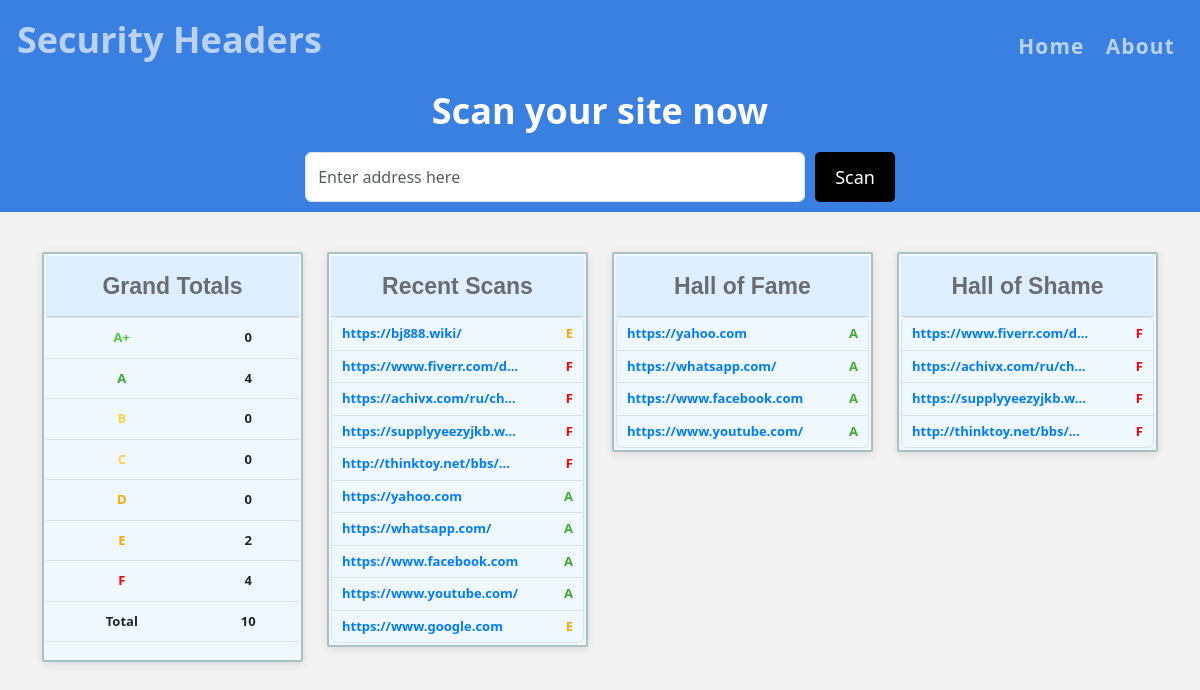
The page / on the database its author committed.
### scanner/models.py (models this page shows, shortened)
class ScanResult(models.Model):
    url = models.URLField(max_length=200)
    ip_address = models.CharField(max_length=50, null=True, blank=True)
    grade = models.CharField(max_length=2)
    headers = models.TextField()
    scan_time = models.DateTimeField(default=timezone.now)

### scanner/views.py (the view, shortened to what this page needs)
# urls.py: path('', views.scan_site, name='scan_site'),
def scan_site(request):
    grand_totals = {
        'A+': ScanResult.objects.filter(grade='A+').count(),
        'A': ScanResult.objects.filter(grade='A').count(),
        'B': ScanResult.objects.filter(grade='B').count(),
        'C': ScanResult.objects.filter(grade='C').count(),
        'D': ScanResult.objects.filter(grade='D').count(),
        'E': ScanResult.objects.filter(grade='E').count(),
        'F': ScanResult.objects.filter(grade='F').count(),
    }
    total_scans = sum(grand_totals.values())
    grand_totals['Total'] = total_scans
    recent_scans = ScanResult.objects.all().order_by('-scan_time')[:10]
    hall_of_fame = ScanResult.objects.filter(grade__in=['A+', 'A']).order_by('-scan_time')[:10]
    hall_of_shame = ScanResult.objects.filter(grade='F').order_by('-scan_time')[:10]
    context = {
        'grand_totals': grand_totals,
        'recent_scans': recent_scans,
        'hall_of_fame': hall_of_fame,
        'hall_of_shame': hall_of_shame
    }
    return render(request, 'index.html', context)

### scanner/templates/index.html
{% extends "base.html" %}
{% block content %}
    <div class="container">
        <div class="row row-cols-1 row-cols-md-2 row-cols-lg-4 g-4 mt-3">
            <div class="col">
                <div class="card-container">
                    <div class="card-header">Grand Totals</div>
                    <div class="card-body">
                        <table class="table table-bordered totals-table">
                            <tbody>
                                {% for grade, count in grand_totals.items %}
                                <tr>
                                    <td><span class="
                                        {% if grade == 'A+' %}
                                            grade-a-plus
                                        {% elif grade == 'A' %}
                                            grade-a
                                        {% elif grade == 'B' %}
                                            grade-b
                                        {% elif grade == 'C' %}
                                            grade-c
                                        {% elif grade == 'D' %}
                                            grade-d
                                        {% elif grade == 'E' %}
                                            grade-e
                                        {% elif grade == 'F' %}
                                            grade-f
                                        {% endif %}
                                    ">{{ grade }}
                                </span></td>
                                    <td>{{ count }}</td>
                                </tr>
                                {% endfor %}
                            </tbody>
                        </table>
                    </div>
                </div>
            </div>
            <div class="col">
                <div class="card-container">
                    <div class="card-header">Recent Scans</div>
                    <div class="card-body">
                        <ul class="list-group">
                            {% for scan in recent_scans %}
                            <li class="list-group-item">
                                <a href="{{ scan.url }}">{{ scan.url|truncatechars:25 }}</a>
                                <span class="
                                        {% if scan.grade == 'A+' %}
                                            grade-a-plus
                                        {% elif scan.grade == 'A' %}
                                            grade-a
                                        {% elif scan.grade == 'B' %}
                                            grade-b
                                        {% elif scan.grade == 'C' %}
                                            grade-c
                                        {% elif scan.grade == 'D' %}
                                            grade-d
                                        {% elif scan.grade == 'E' %}
                                            grade-e
                                        {% elif scan.grade == 'F' %}
                                            grade-f
                                        {% endif %}
                                    ">{{ scan.grade }}</span>
                            </li>
                            {% endfor %}
                        </ul>
                    </div>
                </div>
            </div>
            <div class="col">
                <div class="card-container">
                    <div class="card-header">Hall of Fame</div>
                    <div class="card-body">
                        <ul class="list-group">
                            {% for scan in hall_of_fame %}
                            <li class="list-group-item">
                                <a href="{{ scan.url }}">{{ scan.url|truncatechars:25 }}</a>
                                <span class="
                                {% if scan.grade == 'A+' %}
                                    grade-a-plus
                                {% elif scan.grade == 'A' %}
                                    grade-a
                                {% endif %}">{{ scan.grade }}</span>
                            </li>
                            {% endfor %}
                        </ul>
                    </div>
                </div>
            </div>
            <div class="col">
                <div class="card-container">
                    <div class="card-header">Hall of Shame</div>
                    <div class="card-body">
                        <ul class="list-group">
                            {% for scan in hall_of_shame %}
                            <li class="list-group-item">
                                <a href="{{ scan.url }}">{{ scan.url|truncatechars:25 }}</a>
                                <span style="color: red;">{{ scan.grade }}</span>
                            </li>
                            {% endfor %}
                        </ul>
                    </div>
                </div>
            </div>
        </div>
    </div>
    {% endblock content %}

### scanner/templates/base.html (shortened to what this page needs)
<!DOCTYPE html>
<html lang="en">
<head>
    <link href="https://cdn.jsdelivr.net/npm/bootstrap@5.3.0/dist/css/bootstrap.min.css" rel="stylesheet">
</head>
<body>
    <div class="main-container" >
       <nav class="navbar navbar-expand-lg navbar-light">
        <div class="container-fluid">
            <h1><a class="navbar-brand" href="/" style ="color:rgba(255, 255, 255, .65);font-size: 36px;font-weight: bold;margin-bottom: 20px;margin-left:5px;padding-top:1px;">Security Headers</a></h1>
            <div class="collapse navbar-collapse" id="navbarNav">
                <ul class="navbar-nav ms-auto">
                    <li class="nav-item">
                        <a class="nav-link" href="/">Home</a>
                    </li>
                    <li class="nav-item">
                        <a class="nav-link" href="/about/">About</a>
                    </li>
                </ul>
            </div>
        </div>
    </nav>
        <h1>Scan your site now</h1>
        <form method="POST" action="" class="d-inline-flex justify-content-center">
            <input type="url" name="website_url" class="form-control" placeholder="Enter address here" required>
            <button type="submit" class="scan-btn">Scan</button>
        </form>
    </div>
    {% block content %}
    {% endblock content %}
</body>
</html>

### scanner/templates/base.html (style rules this page uses)
body { background-color: #f2f2f2; }
.main-container { background-color: #3a80e0; padding: 10px 0; text-align: center; color: white; }
h1 { color: white; font-size: 36px; font-weight: bold; margin-bottom: 20px; }
.form-control { width: 500px; height: 50px; font-size: 16px; }
.scan-btn { background-color: black; color: white; height: 50px; font-size: 18px; padding: 10px 20px; border: none; margin-left: 10px; border-radius: 5px; transition: background-color 0.3s ease; }
.card-container { border: 2px solid #a8c0c1; background: #f0f8ff; text-align: center; padding: 2px; border-radius: 2px; box-shadow: 0 2px 10px rgba(0, 0, 0, 0.1); }
.card-header { text-align: center; font: 700 23px / 28px Arial, Helvetica, sans-serif; color: #696c71; padding: 16px; background: #def; border-bottom: 1px solid #c6d2d4; }
.card-body { font-size: 13px; font-weight: 700; }
.totals-table th, .totals-table td { border: none; background: #f0f8ff; text-align: center; padding: 10px 10px; }
.list-group-item { background: #f0f8ff; display: flex; justify-content: space-between; font-size: 13px; font-weight: 700; padding: 6px 10px; }
.list-group-item a { color: #007bff; text-decoration: none; }
.grade-a-plus { color: #4ec83d; }
.grade-a { color: #41a832; }
.grade-b,.grade-c { color: #ffd242; }
.grade-d,.grade-e { color: orange; }
.grade-f { color: red; }
.nav-link { display: block; padding-top: 1px; margin-right: 5px; letter-spacing: .06em; text-decoration: none; font-weight: 600; font-size: 1.3em; outline: 0; color: #dadbde; color: rgba(255, 255, 255, .65); -moz-transition: color .25s ease-in-out; -webkit-transition: color .25s ease-in-out; -o-transition: color .25s ease-in-out; -ms-transition: color .25s ease-in-out; transition: color .25s ease-in-out; }

### rows shown on the page
ScanResult: url "https://bj888.wiki/", grade "E"
ScanResult: url "https://www.fiverr.com/d…", grade "F"
ScanResult: url "https://achivx.com/ru/ch…", grade "F"
ScanResult: url "https://supplyyeezyjkb.w…", grade "F"
ScanResult: url "http://thinktoy.net/bbs/…", grade "F"
ScanResult: url "https://yahoo.com", grade "A"
ScanResult: url "https://whatsapp.com/", grade "A"
ScanResult: url "https://www.facebook.com", grade "A"
ScanResult: url "https://www.youtube.com/", grade "A"
ScanResult: url "https://www.google.com", grade "E"

### other values the page prints
{{ grade }} "A+" "A" "B" "C" "D" "E" "F" "Total"
{{ count }} "0" "4" "0" "0" "0" "2" "4" "10"
